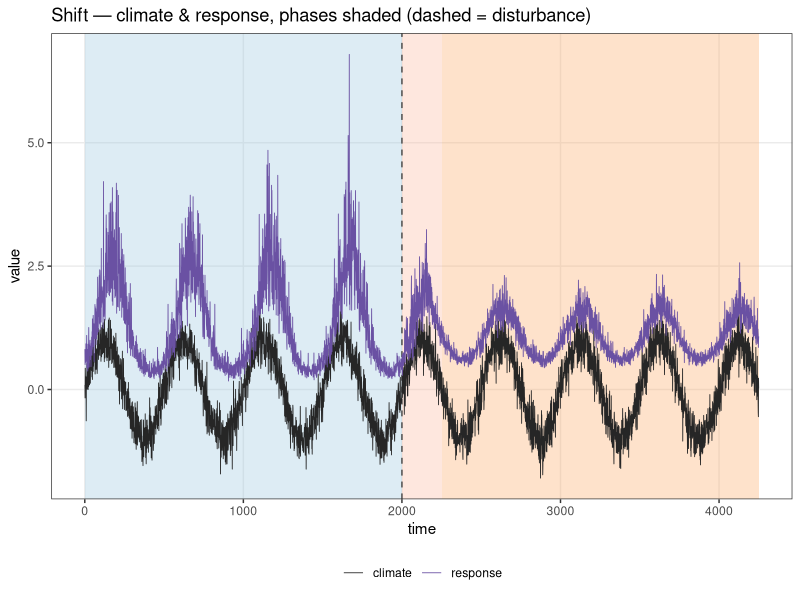
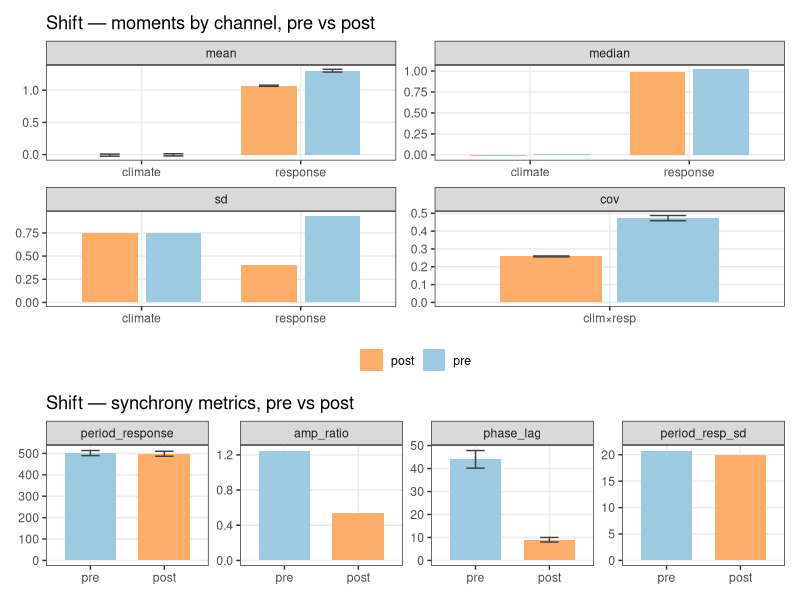
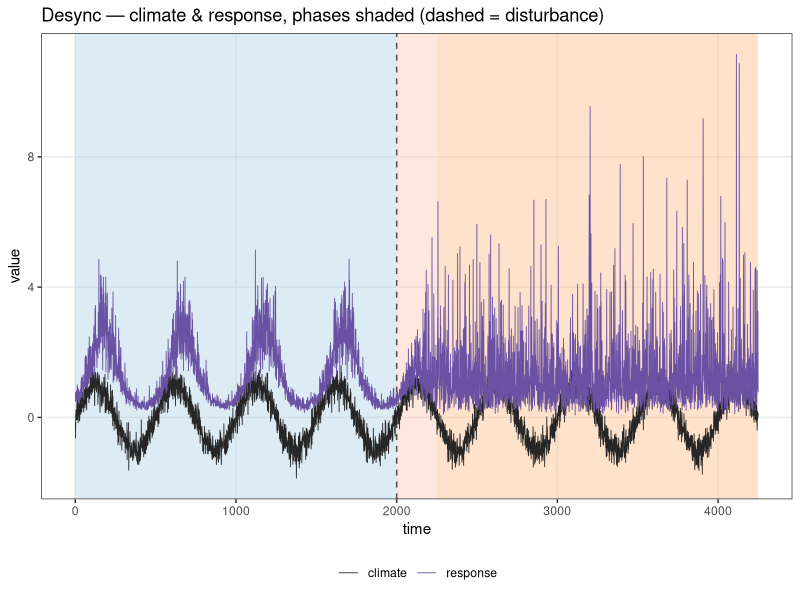
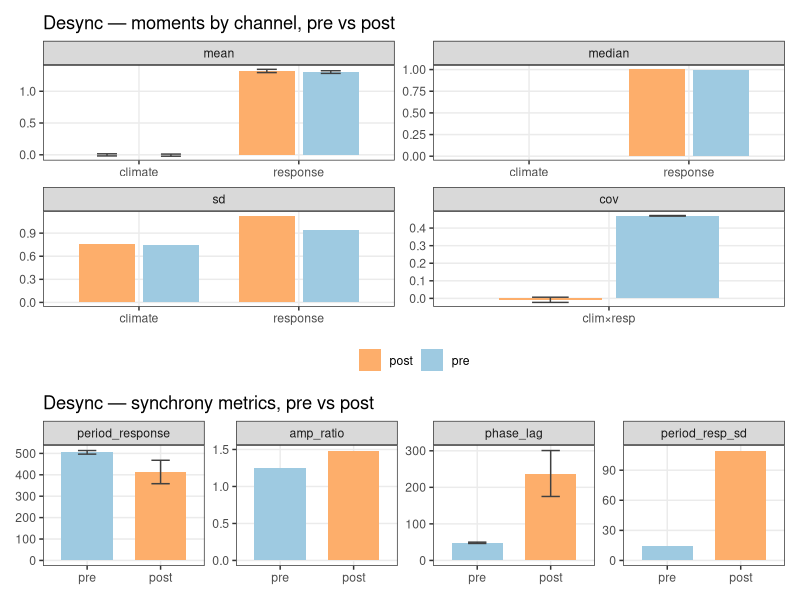
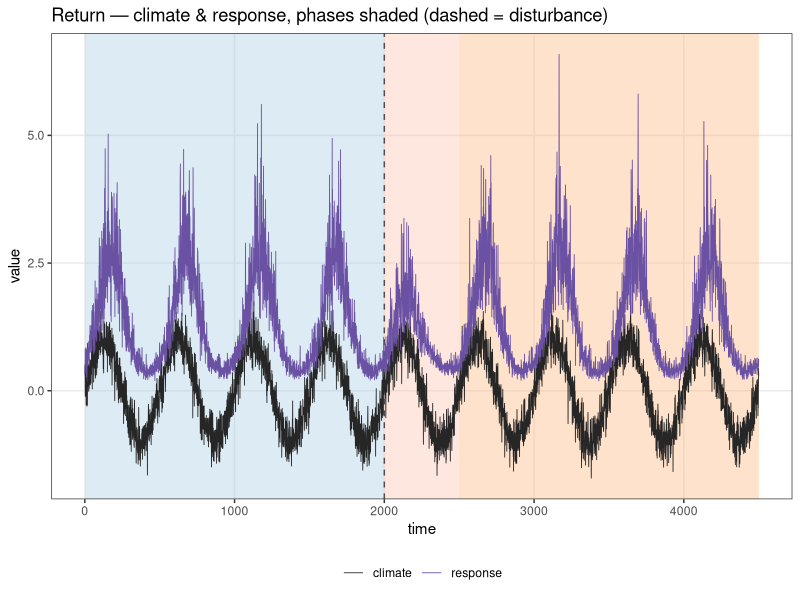
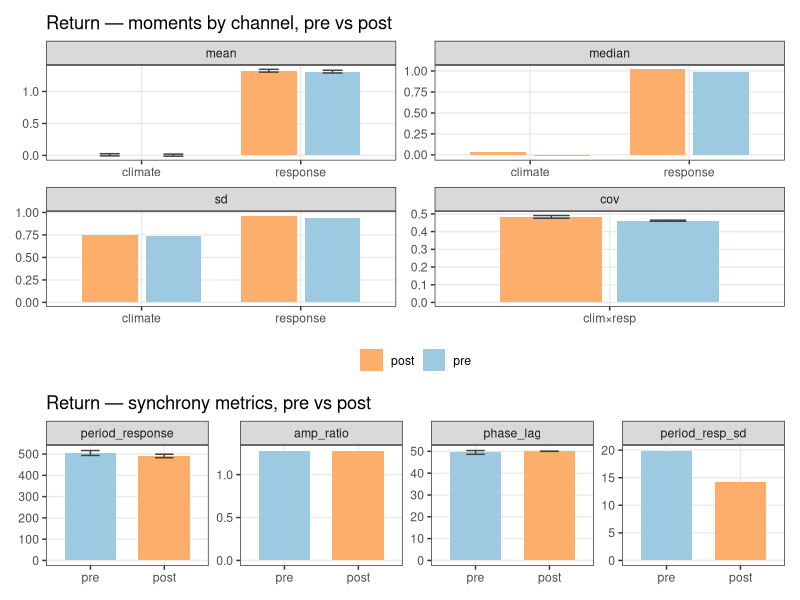
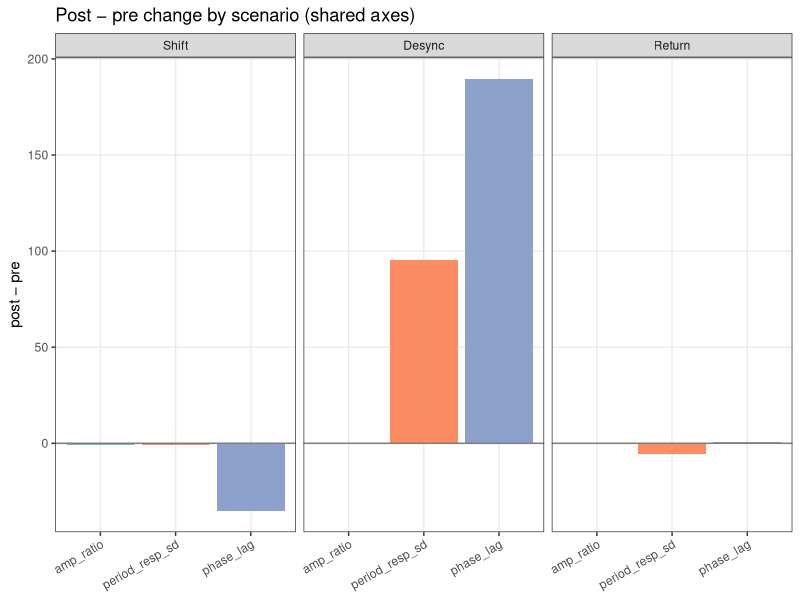

Recreate these plots in R, in order.
## ---- chunk 1
knitr::opts_chunk$set(echo = TRUE, message = FALSE, warning = FALSE)
suppressMessages({ library(dplyr); library(tidyr); library(readr); library(ggplot2)
                   library(knitr); library(patchwork) })
theme_set(theme_bw(base_size = 11) +
  theme(panel.grid.minor = element_blank(), legend.position = "bottom"))
P <- 500   # generator period (steps); see CLAUDE.md. Only used to wrap phase lag into [0,P).
# auto-incrementing figure counter (document order) — used in each chunk's fig.cap.
fig_n <- local({ i <- 0L; function(x) { i <<- i + 1L; paste0("Figure ", i, ". ", x) } })
## ---- chunk 2
# centered moving average (window w); NA at the ±(w-1)/2 ends — used for peak-finding only.
smooth_ma <- function(x, w = 51) as.numeric(stats::filter(x, rep(1 / w, w)))

# local maxima of a smoothed copy, thinned greedily by height to a minimum separation `gap`.
# Two noise defences: keep only candidates above the window mean (an oscillation peak sits above
# its central tendency ⇒ drops trough-region ripples), then greedy gap≈0.6P ⇒ ≤1 peak/period.
find_peaks <- function(x, w = 51, gap = 300) {
  s <- smooth_ma(x, w); n <- length(s)
  interior <- s[2:(n - 1)] > s[1:(n - 2)] & s[2:(n - 1)] >= s[3:n]
  cand <- which(c(FALSE, interior, FALSE))            # NA comparisons drop out of which()
  cand <- cand[s[cand] > mean(s, na.rm = TRUE)]       # peaks lie above central tendency
  cand <- cand[order(s[cand], decreasing = TRUE)]     # tallest first
  keep <- integer(0)
  for (i in cand) if (all(abs(i - keep) >= gap)) keep <- c(keep, i)
  sort(keep)
}

# per-channel moments: central tendency (mean, median) + spread (sd, var, IQR, range).
series_stats <- function(x)
  tibble(mean = mean(x), median = median(x), sd = sd(x),
         var = var(x), IQR = IQR(x), range = diff(range(x)))

# per-response-peak offset behind the preceding climate peak, wrapped into [0,P). Empty if either
# channel has no peak. phase_lag = its mean; the vector also feeds the metric's standard error.
peak_offsets <- function(pc, pr) {
  if (!length(pc) || !length(pr)) return(numeric(0))
  vapply(pr, function(tr) {
    prior <- pc[pc <= tr]
    d <- if (length(prior)) tr - max(prior) else tr - min(pc)
    ((d %% P) + P) %% P
  }, numeric(1))
}
se_mean  <- function(x) if (length(x) > 1) sd(x) / sqrt(length(x)) else NA_real_  # SE of a sample mean

# covariance SE from per-cycle estimates: cut the window into P-long blocks, cov within each,
# SE = sd(block covs)/√n_blocks. Honest under autocorrelation (iid cov SE would be far too narrow;
# effective n is the ~4 cycles, not the ~2000 points). Mirrors the peak-metric SEs.
cov_se <- function(x, y) {
  blk <- (seq_along(x) - 1) %/% P
  cv  <- tapply(seq_along(x), blk, function(i) if (length(i) > 2) cov(x[i], y[i]) else NA_real_)
  se_mean(cv[is.finite(cv)])
}

# synchrony summary for one settled window (climate/response columns). Peaks are found ONCE here
# and every derived quantity — including the mean-type standard errors (period_response_se,
# phase_lag_se) — reuses them, so callers never re-run find_peaks.
# period_resp_sd = spacing irregularity: small ⇒ clean oscillation, large ⇒ decoupled/noise.
sync_one <- function(sub) {
  pc <- find_peaks(sub$climate); pr <- find_peaks(sub$response)
  dpr <- diff(pr); off <- peak_offsets(pc, pr)      # spacings / offsets feed both value and SE
  ac <- sd(sub$climate); ar <- sd(sub$response)     # each channel sd computed once
  tibble(n = nrow(sub),
         period_climate     = mean(diff(pc)),
         period_response    = mean(dpr),
         period_response_se = se_mean(dpr),          # SE of the mean inter-peak interval
         period_resp_sd     = sd(dpr),
         amp_climate        = ac,
         amp_response       = ar,
         amp_ratio          = ar / ac,
         phase_lag          = if (length(off)) mean(off) else NA_real_,
         phase_lag_se       = se_mean(off))          # SE of the mean per-peak offset
}

# tables + figure for one dataset, over the settled pre/post regimes (transition excluded).
stats_by_period <- function(df)
  df %>% filter(phase %in% c("pre", "post")) %>%
    pivot_longer(c(climate, response), names_to = "series") %>%
    group_by(phase, series) %>% group_modify(~ series_stats(.x$value)) %>% ungroup() %>%
    mutate(phase = factor(phase, c("pre", "post"))) %>% arrange(phase, series)

sync_by_period <- function(df)
  bind_rows(pre  = sync_one(filter(df, phase == "pre")),
            post = sync_one(filter(df, phase == "post")), .id = "phase") %>%
    mutate(phase = factor(phase, c("pre", "post")))

# contiguous phase spans → shaded background bands (disturbance is a single step, drawn as a line).
phase_fill <- c(pre = "#9ecae1", disturbance = "grey45", transition = "#fcbba1", post = "#fdae6b")
plot_series <- function(df, title) {
  bands <- df %>% filter(phase != "disturbance") %>% group_by(phase) %>%
    summarise(xmin = min(time), xmax = max(time), .groups = "drop")
  td <- df$time[df$phase == "disturbance"]
  ggplot() +
    geom_rect(data = bands, aes(xmin = xmin, xmax = xmax, ymin = -Inf, ymax = Inf, fill = phase),
              alpha = 0.35, inherit.aes = FALSE) +
    geom_vline(xintercept = td, linetype = 2, colour = "grey30") +
    geom_line(data = pivot_longer(df, c(climate, response), names_to = "var"),
              aes(time, value, colour = var), linewidth = 0.3) +
    scale_fill_manual(values = phase_fill, guide = "none") +
    scale_colour_manual(values = c(climate = "grey15", response = "#6a51a3")) +
    labs(title = title, x = "time", y = "value", colour = NULL)
}

# bar companions to the two tables; pre/post reuse the phase-band fills. free_y scales
# because metrics live on different units (amp ~1, period ~500, lag ~10s).
bar_fill <- c(pre = "#9ecae1", post = "#fdae6b")
# errbar=TRUE overlays ±1 SE (sd/√n) on the mean facet only. NB with autocorrelated series
# the iid SE is optimistic (too narrow); here it still dwarfs the ~0 means → not distinguishable.
# takes the precomputed stats tibble (stats_by_period) so the moments grid isn't recomputed;
# cov/n are still derived from df (not duplicated elsewhere).
plot_moments <- function(stats_x, df, title, errbar = FALSE) {   # central tendency + spread, per channel
  st <- stats_x %>% select(phase, series, mean, median, sd)
  nn <- df %>% filter(phase %in% c("pre", "post")) %>% count(phase, name = "n")   # rows per window
  # se lives on the wide table (sd/√n), tagged onto the mean rows after the pivot — no self-join.
  long <- st %>% left_join(nn, by = "phase") %>%
    mutate(se_mean = sd / sqrt(n)) %>%
    pivot_longer(c(mean, median, sd), names_to = "measure") %>%
    mutate(se = ifelse(measure == "mean", se_mean, NA_real_)) %>%
    select(phase, series, measure, value, se)
  # joint moment: one cov(climate, response) per regime → own facet (single x category).
  # per-cycle SE (see cov_se) so the covariance bar carries honest uncertainty too.
  cov <- df %>% filter(phase %in% c("pre", "post")) %>% group_by(phase) %>%
    summarise(value = cov(climate, response), se = cov_se(climate, response), .groups = "drop") %>%
    mutate(phase = factor(phase, c("pre", "post")), series = "clim×resp", measure = "cov")
  long <- bind_rows(long, cov) %>%
    mutate(measure = factor(measure, c("mean", "median", "sd", "cov")))
  ggplot(long, aes(series, value, fill = phase)) +
    geom_col(position = position_dodge(0.8), width = 0.7) +
    { if (errbar) geom_errorbar(aes(ymin = value - se, ymax = value + se),
        position = position_dodge(0.8), width = 0.25, colour = "grey25", na.rm = TRUE) } +
    facet_wrap(~ measure, scales = "free") +   # free x too: cov facet has its own single category
    scale_fill_manual(values = bar_fill) +
    labs(title = title, x = NULL, y = NULL, fill = NULL)
}

# takes the precomputed sync tibble (sync_by_period), which already carries the mean-type SEs
# (period_response_se, phase_lag_se) — so peaks are never re-found for the error bars.
plot_sync <- function(sync_x, title) {                  # peak-derived synchrony discriminators
  se_long <- sync_x %>%                                 # SE only for the mean-type metrics
    transmute(phase, period_response = period_response_se, phase_lag = phase_lag_se) %>%
    pivot_longer(-phase, names_to = "metric", values_to = "se")
  dat <- sync_x %>% select(phase, period_response, amp_ratio, phase_lag, period_resp_sd) %>%
    pivot_longer(-phase, names_to = "metric") %>%
    left_join(se_long, by = c("phase", "metric")) %>%   # amp_ratio & period_resp_sd → NA (no SE)
    mutate(metric = factor(metric, c("period_response", "amp_ratio", "phase_lag", "period_resp_sd")))
  ggplot(dat, aes(phase, value, fill = phase)) +
    geom_col(width = 0.7) +
    geom_errorbar(aes(ymin = value - se, ymax = value + se), width = 0.25, colour = "grey25", na.rm = TRUE) +
    facet_wrap(~ metric, scales = "free_y", nrow = 1) +
    scale_fill_manual(values = bar_fill, guide = "none") +
    labs(title = title, x = NULL, y = NULL)
}
## ---- chunk 3
d_shift  <- read_csv("synthetic_shift.csv",  show_col_types = FALSE)
d_desync <- read_csv("synthetic_desync.csv", show_col_types = FALSE)
d_return <- read_csv("synthetic_return.csv", show_col_types = FALSE)
## ---- chunk 4
# Each dataset's moment / synchrony summaries are computed ONCE here (find_peaks runs a single
# time per window) and reused by every table, figure, and the cross-dataset summary below.
stats_shift  <- stats_by_period(d_shift);  sync_shift  <- sync_by_period(d_shift)
stats_desync <- stats_by_period(d_desync); sync_desync <- sync_by_period(d_desync)
stats_return <- stats_by_period(d_return); sync_return <- sync_by_period(d_return)
## ---- chunk 5
plot_series(d_shift, "Shift — climate & response, phases shaded (dashed = disturbance)")
## ---- chunk 6
cat(kable(stats_shift, digits = 3,
          caption = "Shift — per-channel moments, settled regimes"), sep = "\n")
cat("\n\n")
cat(kable(sync_shift %>% select(-ends_with("_se")), digits = 2,   # SEs shown as error bars, not in table
          caption = "Shift — peak-derived synchrony, pre vs post"), sep = "\n")
## ---- chunk 7
(plot_moments(stats_shift, d_shift, "Shift — moments by channel, pre vs post", errbar = TRUE) /
 plot_sync(sync_shift, "Shift — synchrony metrics, pre vs post")) +
  plot_layout(heights = c(2, 1))   # 2×2 moments gets twice the height of the 1-row sync strip
## ---- chunk 8
plot_series(d_desync, "Desync — climate & response, phases shaded (dashed = disturbance)")
## ---- chunk 9
cat(kable(stats_desync, digits = 3,
          caption = "Desync — per-channel moments, settled regimes"), sep = "\n")
cat("\n\n")
cat(kable(sync_desync %>% select(-ends_with("_se")), digits = 2,
          caption = "Desync — peak-derived synchrony, pre vs post"), sep = "\n")
## ---- chunk 10
(plot_moments(stats_desync, d_desync, "Desync — moments by channel, pre vs post", errbar = TRUE) /
 plot_sync(sync_desync, "Desync — synchrony metrics, pre vs post")) +
  plot_layout(heights = c(2, 1))
## ---- chunk 11
plot_series(d_return, "Return — climate & response, phases shaded (dashed = disturbance)")
## ---- chunk 12
cat(kable(stats_return, digits = 3,
          caption = "Return — per-channel moments, settled regimes"), sep = "\n")
cat("\n\n")
cat(kable(sync_return %>% select(-ends_with("_se")), digits = 2,
          caption = "Return — peak-derived synchrony, pre vs post"), sep = "\n")
## ---- chunk 13
(plot_moments(stats_return, d_return, "Return — moments by channel, pre vs post", errbar = TRUE) /
 plot_sync(sync_return, "Return — synchrony metrics, pre vs post")) +
  plot_layout(heights = c(2, 1))
## ---- chunk 14
sync_all <- bind_rows(Shift = sync_shift, Desync = sync_desync,   # reuse the summaries from `derive`
                      Return = sync_return, .id = "dataset")

# pre→post deltas of the discriminating metrics
delta <- sync_all %>%
  select(dataset, phase, amp_ratio, phase_lag, period_resp_sd) %>%
  pivot_longer(c(amp_ratio, phase_lag, period_resp_sd), names_to = "metric") %>%
  pivot_wider(names_from = phase, values_from = value) %>%
  mutate(delta = post - pre,
         dataset = factor(dataset, c("Shift", "Desync", "Return")))
## ---- chunk 15
cat(kable(delta %>% select(dataset, metric, pre, post, delta), digits = 2,
          caption = "pre → post change in synchrony discriminators, all datasets"), sep = "\n")
## ---- chunk 16
ggplot(delta, aes(metric, delta, fill = metric)) +
  geom_col() +
  geom_hline(yintercept = 0, colour = "grey50") +
  facet_wrap(~ dataset) +                       # scales default "fixed" ⇒ shared axes across scenarios
  scale_fill_brewer(palette = "Set2", guide = "none") +
  labs(title = "Post − pre change by scenario (shared axes)", x = NULL, y = "post − pre") +
  theme(axis.text.x = element_text(angle = 30, hjust = 1))
